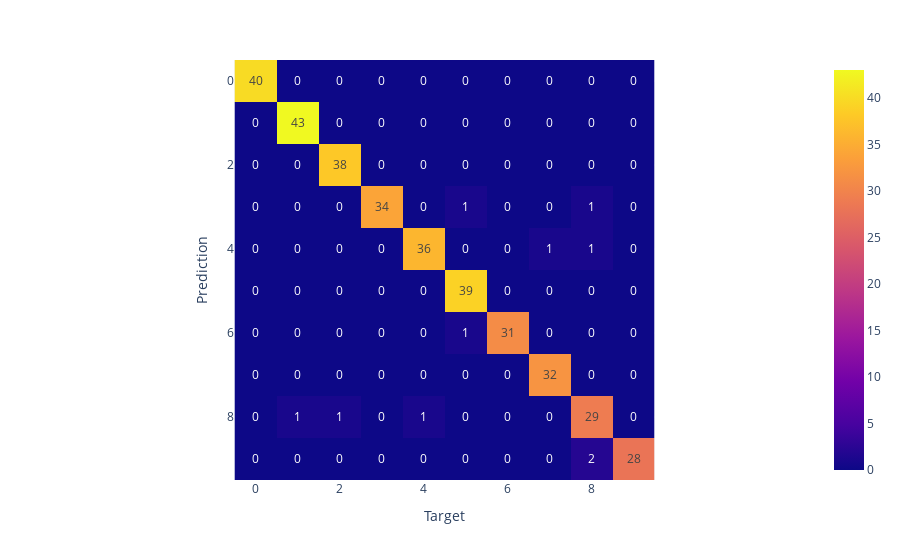
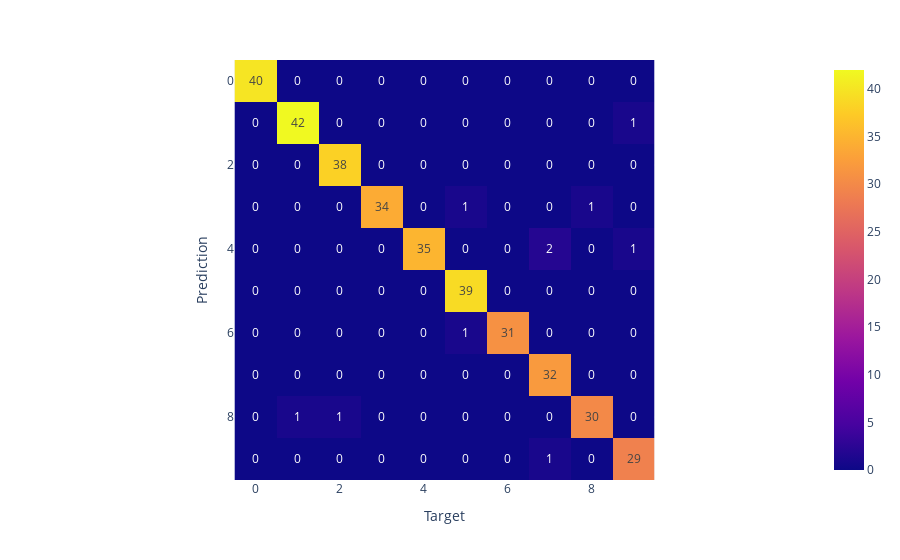
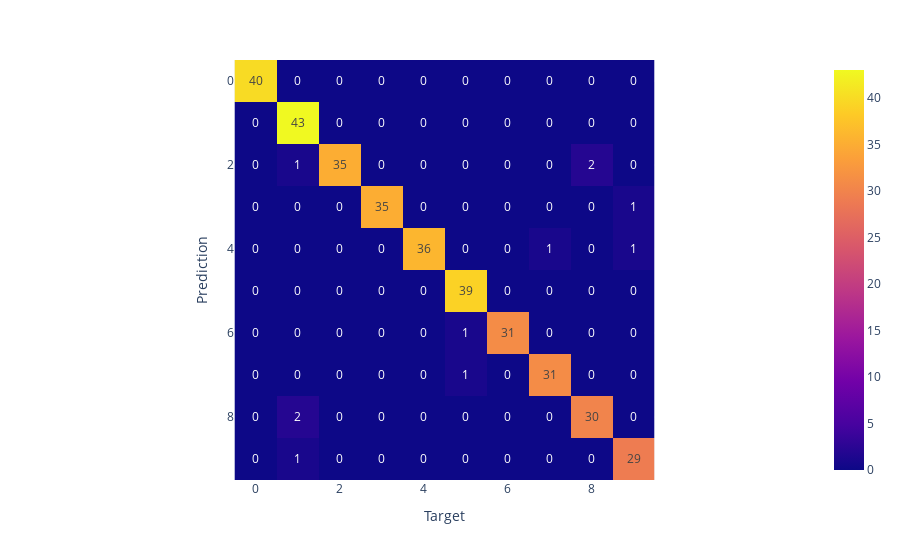

Notebook cell for these charts, in order:
### Code cell
import time
from sklearn.datasets import load_digits
from sklearn.metrics import f1_score, confusion_matrix, classification_report
from sklearn.model_selection import GridSearchCV, train_test_split
from sklearn.ensemble import RandomForestClassifier
import catboost as cb
import plotly.express as px
from xgboost import XGBClassifier
from sklearn import metrics


if __name__ == '__main__':
    data = load_digits(as_frame=False)
    predicts = data.data
    target = data.target
    print('\nТаблица предикторов:\n')
    print(predicts)
    print('\nТаблица целевых переменных:\n')
    print(target)
    print('\nРазмерность таблицы предикторов:\n')
    print(predicts.shape)
    print('\nРазмерность таблицы целеых переменных:\n')
    print(target.shape)
    A_train, A_test, y_train, y_test = train_test_split(predicts, target, train_size=0.8)
    print('\nРазделение на тренировочную и тестовую выборки:\n')
    print(A_train.shape)
    print(A_test.shape)
    time_start = time.time()
    print('\nОбучение случайного леса без критерия останова:\n')
    random_forest = RandomForestClassifier(max_depth=15,min_samples_split=10).fit(A_train,y_train)

    y_preds_d = random_forest.predict(A_train)
    y_pred = random_forest.predict(A_test)
    foresttrain=f1_score(y_preds_d,y_train, average='macro')
    foresttest=f1_score(y_pred,y_test, average='macro')
    print("RandomForest\nTime used: ", time.time() - time_start)
    print('F1 мера для тренировочных данных {} % '.format(round((foresttrain * 100), 6)))
    print('F1 мера для тестовых данных {} % '.format(round((foresttest * 100), 6)))

    print('\nОбучение случайного используя критерия : перебор параметров и для каждой'
          'комбинации обучить модели, затем выбрать лучшую. Это можно сделать с помощью'
'GridSearchCV.\n')
    time_start = time.time()
    random_forest = RandomForestClassifier()
    params_grid = {"max_depth":[12,18], "min_samples_leaf":[1,10], "min_samples_split":[6,12]}
    grid_search_random_forest = GridSearchCV(estimator=random_forest, param_grid=params_grid, scoring="f1_macro",cv=4)

    grid_search_random_forest.fit(A_train,y_train)
    best_model = grid_search_random_forest.best_estimator_
    y_preds_d = best_model.predict(A_train)
    y_pred = best_model.predict(A_test)
    trainpercent=f1_score(y_preds_d,y_train, average='macro')
    testpercent=f1_score(y_pred,y_test, average='macro')
    print(best_model)
    print("RandomForest\nTime used: ", time.time() - time_start)
    print('F1 мера для тренировочных данных{} % '.format(round((trainpercent * 100), 6)))
    print('F1 мера для тестовых данных {} %'.format(round((testpercent * 100), 6)))
    fig = px.imshow(confusion_matrix(y_test, y_pred), text_auto=True)
    fig.update_layout(xaxis_title='Target', yaxis_title='Prediction')
    fig.show()
    print(classification_report(y_test, y_pred))

    time_start = time.time()
    model_catboost_clf = cb.CatBoostClassifier(iterations=1000, task_type="GPU", devices='0')
    model_catboost_clf.fit(A_train, y_train)
    y_preds_t = model_catboost_clf.predict(A_train, task_type="CPU")
    y_preds = model_catboost_clf.predict(A_test, task_type="CPU")
    print("XgBoost\nTime used: ", time.time() - time_start)
    f1score=f1_score(y_preds_t,y_train, average='macro')
    print('F1 мера для тренировочных данных {} %  '.format(round((f1score * 100), 6)))
    print('F1 мера для тестовых данных {} %  '.format(round((f1score * 100), 6)))
    fig = px.imshow(confusion_matrix(y_test, y_preds), text_auto=True)
    fig.update_layout(xaxis_title='Target', yaxis_title='Prediction')
    fig.show()
    print(classification_report(y_test, y_preds))

    print('\n\nВыполнение третьего задания:\n')

    start = time.perf_counter()

    xgbCl = XGBClassifier()
    xgbCl.fit(A_train, y_train)
    test_predict = xgbCl.predict(A_test)
    xgbCl_score = xgbCl.score(A_test, y_test)
    time_start = time.time()
    print("Точность XGBoostClassifier модели равна: {} %".format(round((xgbCl_score * 100), 6)))
    print("\nМатрица ошибок XGBoostClassifier модели :")
    fig = px.imshow(confusion_matrix(y_test, test_predict), text_auto=True)
    fig.update_layout(xaxis_title='Target', yaxis_title='Prediction')
    fig.show()
    #print(metrics.confusion_matrix(y_test, test_predict))

    y_predict = xgbCl.predict_proba(A_test)
    # print('Предсказанные данные:\n', y_predict)
    print("XgBoost\nTime used: ", time.time() - time_start)

### Figure 1 — Plotly figure (JSON) as saved in the notebook; plotly's stock layout.template omitted (floating-point values rounded to 4 significant figures)
{"data": [{"coloraxis": "coloraxis", "name": "0", "texttemplate": "%{z}", "z": [[40, 0, 0, 0, 0, 0, 0, 0, 0, 0], [0, 43, 0, 0, 0, 0, 0, 0, 0, 0], [0, 0, 38, 0, 0, 0, 0, 0, 0, 0], [0, 0, 0, 34, 0, 1, 0, 0, 1, 0], [0, 0, 0, 0, 36, 0, 0, 1, 1, 0], [0, 0, 0, 0, 0, 39, 0, 0, 0, 0], [0, 0, 0, 0, 0, 1, 31, 0, 0, 0], [0, 0, 0, 0, 0, 0, 0, 32, 0, 0], [0, 1, 1, 0, 1, 0, 0, 0, 29, 0], [0, 0, 0, 0, 0, 0, 0, 0, 2, 28]], "type": "heatmap", "xaxis": "x", "yaxis": "y", "hovertemplate": "x: %{x}<br>y: %{y}<br>color: %{z}<extra></extra>"}], "layout": {"xaxis": {"anchor": "y", "domain": [0.0, 1.0], "scaleanchor": "y", "constrain": "domain", "title": {"text": "Target"}}, "yaxis": {"anchor": "x", "domain": [0.0, 1.0], "autorange": "reversed", "constrain": "domain", "title": {"text": "Prediction"}}, "coloraxis": {"colorscale": [[0.0, "#0d0887"], [0.1111, "#46039f"], [0.2222, "#7201a8"], [0.3333, "#9c179e"], [0.4444, "#bd3786"], [0.5556, "#d8576b"], [0.6667, "#ed7953"], [0.7778, "#fb9f3a"], [0.8889, "#fdca26"], [1.0, "#f0f921"]]}, "margin": {"t": 60}}}

### Figure 2 — Plotly figure (JSON) as saved in the notebook; plotly's stock layout.template omitted (floating-point values rounded to 4 significant figures)
{"data": [{"coloraxis": "coloraxis", "name": "0", "texttemplate": "%{z}", "z": [[40, 0, 0, 0, 0, 0, 0, 0, 0, 0], [0, 42, 0, 0, 0, 0, 0, 0, 0, 1], [0, 0, 38, 0, 0, 0, 0, 0, 0, 0], [0, 0, 0, 34, 0, 1, 0, 0, 1, 0], [0, 0, 0, 0, 35, 0, 0, 2, 0, 1], [0, 0, 0, 0, 0, 39, 0, 0, 0, 0], [0, 0, 0, 0, 0, 1, 31, 0, 0, 0], [0, 0, 0, 0, 0, 0, 0, 32, 0, 0], [0, 1, 1, 0, 0, 0, 0, 0, 30, 0], [0, 0, 0, 0, 0, 0, 0, 1, 0, 29]], "type": "heatmap", "xaxis": "x", "yaxis": "y", "hovertemplate": "x: %{x}<br>y: %{y}<br>color: %{z}<extra></extra>"}], "layout": {"xaxis": {"anchor": "y", "domain": [0.0, 1.0], "scaleanchor": "y", "constrain": "domain", "title": {"text": "Target"}}, "yaxis": {"anchor": "x", "domain": [0.0, 1.0], "autorange": "reversed", "constrain": "domain", "title": {"text": "Prediction"}}, "coloraxis": {"colorscale": [[0.0, "#0d0887"], [0.1111, "#46039f"], [0.2222, "#7201a8"], [0.3333, "#9c179e"], [0.4444, "#bd3786"], [0.5556, "#d8576b"], [0.6667, "#ed7953"], [0.7778, "#fb9f3a"], [0.8889, "#fdca26"], [1.0, "#f0f921"]]}, "margin": {"t": 60}}}

### Figure 3 — Plotly figure (JSON) as saved in the notebook; plotly's stock layout.template omitted (floating-point values rounded to 4 significant figures)
{"data": [{"coloraxis": "coloraxis", "name": "0", "texttemplate": "%{z}", "z": [[40, 0, 0, 0, 0, 0, 0, 0, 0, 0], [0, 43, 0, 0, 0, 0, 0, 0, 0, 0], [0, 1, 35, 0, 0, 0, 0, 0, 2, 0], [0, 0, 0, 35, 0, 0, 0, 0, 0, 1], [0, 0, 0, 0, 36, 0, 0, 1, 0, 1], [0, 0, 0, 0, 0, 39, 0, 0, 0, 0], [0, 0, 0, 0, 0, 1, 31, 0, 0, 0], [0, 0, 0, 0, 0, 1, 0, 31, 0, 0], [0, 2, 0, 0, 0, 0, 0, 0, 30, 0], [0, 1, 0, 0, 0, 0, 0, 0, 0, 29]], "type": "heatmap", "xaxis": "x", "yaxis": "y", "hovertemplate": "x: %{x}<br>y: %{y}<br>color: %{z}<extra></extra>"}], "layout": {"xaxis": {"anchor": "y", "domain": [0.0, 1.0], "scaleanchor": "y", "constrain": "domain", "title": {"text": "Target"}}, "yaxis": {"anchor": "x", "domain": [0.0, 1.0], "autorange": "reversed", "constrain": "domain", "title": {"text": "Prediction"}}, "coloraxis": {"colorscale": [[0.0, "#0d0887"], [0.1111, "#46039f"], [0.2222, "#7201a8"], [0.3333, "#9c179e"], [0.4444, "#bd3786"], [0.5556, "#d8576b"], [0.6667, "#ed7953"], [0.7778, "#fb9f3a"], [0.8889, "#fdca26"], [1.0, "#f0f921"]]}, "margin": {"t": 60}}}
